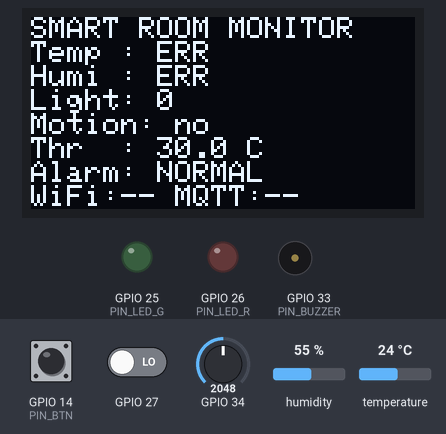
Simulated run of this program. Board: ESP32. On the bench: 128×64 one-colour display, output pins drawn as LEDs (lit = HIGH), buzzer (waves = sounding, pin HIGH). Dashed ring = blinking. The inputs (shaded band) are chosen by the test bench; at power-on: temperature 24 °C, GPIO 14 (PIN_BTN) HIGH, GPIO 27 LOW, GPIO 34 = 2048, humidity 55 %. WiFi joins after 1.5 s; servers stay silent unless stated; EEPROM starts erased; no MQTT or app messages arrive unless stated; what the program prints to the serial monitor is not drawn.

Above: at 1.4 s.
1.5 s: temperature set to 29.7 °C
At 3.0 s:
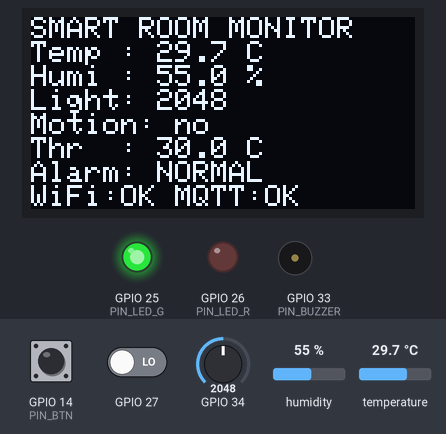
3.7 s: temperature set to 30.7 °C
At 8.1 s:
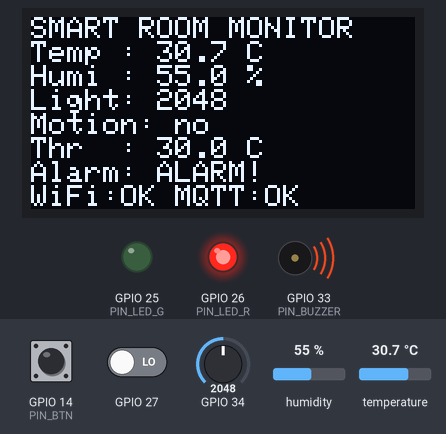
9.7 s: GPIO 14 (PIN_BTN) pulled LOW for 0.15 s
At 12.1 s:
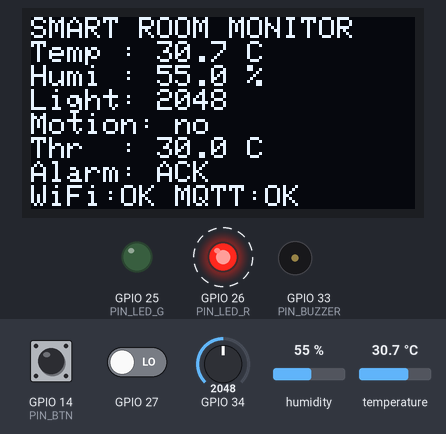
12.7 s: GPIO 27 driven HIGH
At 13.1 s:
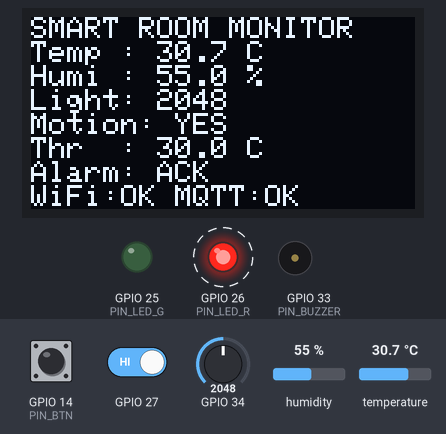
15.2 s: temperature set to 29 °C
At 18.4 s:
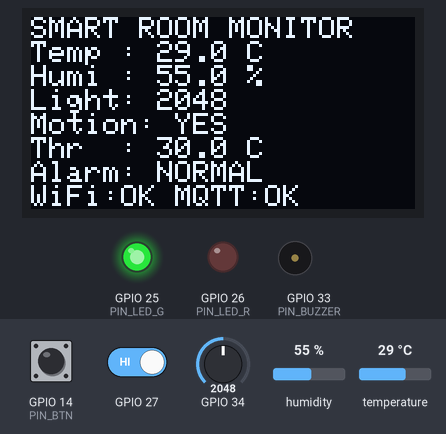
19.2 s: GPIO 27 driven LOW
At 19.5 s:
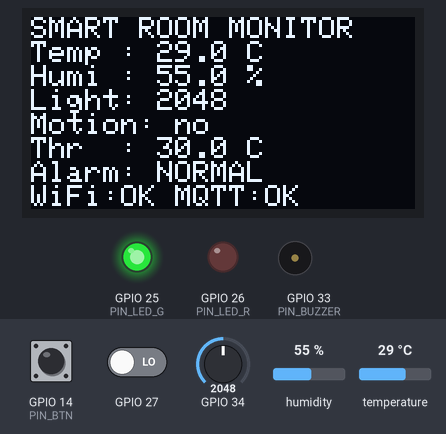
Timing chart, 0 to 21.7 s (numbered marks = the images above; inputs shaded):
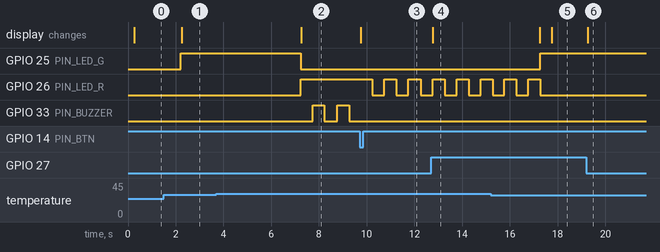

The program:

main.cpp
```cpp
#include <Arduino.h>
#include "alarm.h"
#include "button.h"
#include "config.h"
#include "display.h"
#include "log.h"
#include "net.h"
#include "sensors.h"
#include "state.h"

static const char* TAG = "main";

struct NamedTask {
  const char*  name;
  TaskHandle_t handle;
};
static NamedTask s_tasks[5];

// Task pengawas berprioritas rendah: mencetak sisa stack (high-water mark) dan heap.
// Berguna saat debugging: kalau sisa stack mendekati 0, naikkan STACK_* di config.h.
static void monitorTask(void*) {
  TickType_t lastWake = xTaskGetTickCount();
  for (;;) {
    vTaskDelayUntil(&lastWake, pdMS_TO_TICKS(MONITOR_INTERVAL_MS));
    LOGI(TAG, "heap free=%u min=%u", (unsigned)ESP.getFreeHeap(), (unsigned)ESP.getMinFreeHeap());
    for (const NamedTask& t : s_tasks) {
      if (t.handle != nullptr) {
        LOGI(TAG, "stack %-8s free=%u B", t.name, (unsigned)uxTaskGetStackHighWaterMark(t.handle));
      }
    }
  }
}

void setup() {
  Serial.begin(115200);
  delay(200);
  LOGI(TAG, "Smart Room Monitor boot");

  state_init();

  s_tasks[0] = {"button",  button_start()};
  s_tasks[1] = {"alarm",   alarm_start()};
  s_tasks[2] = {"sensors", sensors_start()};
  s_tasks[3] = {"display", display_start()};
  s_tasks[4] = {"net",     net_start()};

  xTaskCreatePinnedToCore(monitorTask, "monitor", STACK_MONITOR, nullptr, PRIO_MONITOR, nullptr, CORE_APP);
}

// Semua kerja dilakukan oleh task; loop() bawaan Arduino tidak dibutuhkan.
void loop() {
  vTaskDelete(nullptr);
}
```

alarm.h
```cpp
#pragma once
#include <Arduino.h>

// Membuat alarm task (state machine + LED + buzzer). Mengembalikan handle task.
TaskHandle_t alarm_start();

// Dipanggil button task saat tombol ACK ditekan (aman dipanggil dari task manapun).
void alarm_ack();
```

button.h
```cpp
#pragma once
#include <Arduino.h>

// Membuat button task (debounce + kirim event ACK ke alarm). Mengembalikan handle task.
TaskHandle_t button_start();
```

display.h
```cpp
#pragma once
#include <Arduino.h>

// Membuat display task (OLED SSD1306). Mengembalikan handle task.
TaskHandle_t display_start();
```

log.h
```cpp
#pragma once
#include <Arduino.h>

// Log ringan: [uptime ms] level tag pesan
#define LOG_(level, tag, fmt, ...) \
     Serial.printf("[%7lu] %c %-6s " fmt "\r\n", millis(), level, tag, ##__VA_ARGS__);

#define LOGI(tag, fmt, ...) LOG_('I', tag, fmt, ##__VA_ARGS__)
#define LOGW(tag, fmt, ...) LOG_('W', tag, fmt, ##__VA_ARGS__)
#define LOGE(tag, fmt, ...) LOG_('E', tag, fmt, ##__VA_ARGS__)
```

net.h
```cpp
#pragma once
#include <Arduino.h>

// Membuat net task (Wi-Fi + MQTT: telemetry, command, status/LWT). Mengembalikan handle task.
TaskHandle_t net_start();
```

secrets.h
```cpp
#pragma once

// Wokwi: SSID "Wokwi-GUEST", password kosong "".
#define WIFI_SSID   "Wokwi-GUEST"
#define WIFI_PASS   ""

// Broker publik untuk pengujian (port 1883, tanpa TLS).
#define MQTT_HOST   "broker.hivemq.com"
#define MQTT_PORT   1883

// Harus UNIK agar topik tidak bertabrakan dengan pengguna broker publik lain.
// Contoh: "room-rizqi-7f3a"
#define DEVICE_ID   "room-rizqi-1234"
```

sensors.h
```cpp
#pragma once
#include <Arduino.h>

// Membuat sensor task (DHT22, LDR, PIR). Mengembalikan handle task.
TaskHandle_t sensors_start();
```

state.h
```cpp
#pragma once
#include <Arduino.h>

// State bersama antar task. Semua akses lewat fungsi di bawah (dilindungi mutex),
// task tidak pernah menyentuh variabel global modul lain secara langsung.

enum class AlarmState : uint8_t { NORMAL, ALARM, ACKED };

struct SensorSnapshot {
  float    tempC        = NAN;
  float    humidity     = NAN;
  int      lightRaw     = 0;
  bool     motionNow    = false;  // kondisi PIR terkini (untuk OLED)
  bool     motionWindow = false;  // ada gerakan sejak sampel 5 s sebelumnya (untuk telemetri)
  bool     dhtOk        = false;  // false sebelum bacaan pertama & setelah DHT_FAIL_LIMIT gagal beruntun
  uint8_t  failCount    = 0;
  uint32_t seq          = 0;      // naik 1 setiap siklus sampling 5 s
};

struct NetStatus {
  bool wifi = false;
  bool mqtt = false;
};

void  state_init();   // buat mutex + muat ambang dari NVS

void           state_setSensors(const SensorSnapshot& s);
SensorSnapshot state_getSensors();

float state_getThreshold();
bool  state_setThreshold(float v);   // false jika di luar rentang; menyimpan ke NVS bila berubah

void       state_setAlarm(AlarmState a);
AlarmState state_getAlarm();

void      state_setNet(bool wifi, bool mqtt);
NetStatus state_getNet();
```

alarm.cpp
```cpp
#include "alarm.h"
#include "config.h"
#include "log.h"
#include "state.h"

static const char* TAG = "alarm";

static TaskHandle_t s_task = nullptr;

void alarm_ack() {
  if (s_task != nullptr) {
    xTaskNotifyGive(s_task);   // membangunkan alarm task segera, tanpa menunggu tick berikutnya
  }
}

static const char* name(AlarmState a) {
  switch (a) {
    case AlarmState::NORMAL: return "NORMAL";
    case AlarmState::ALARM:  return "ALARM";
    default:                 return "ACKED";
  }
}

// State machine:
//   NORMAL --(T > thr)-------------------> ALARM
//   ALARM  --(tombol ACK)----------------> ACKED
//   ALARM/ACKED --(T <= thr - histeresis)-> NORMAL   (re-arm: naik lagi melewati ambang -> ALARM)
// Jika DHT22 fault: state ditahan (tidak memicu alarm baru, tidak membatalkan alarm yang aktif).
static AlarmState step(AlarmState st, const SensorSnapshot& s, float thr, bool ackPressed) {
  const bool valid = s.dhtOk;
  const bool cooled = valid && (s.tempC <= thr - ALARM_HYSTERESIS_C);

  switch (st) {
    case AlarmState::NORMAL:
      if (valid && s.tempC > thr) return AlarmState::ALARM;
      break;
    case AlarmState::ALARM:
      if (ackPressed) return AlarmState::ACKED;
      if (cooled)     return AlarmState::NORMAL;
      break;
    case AlarmState::ACKED:
      if (cooled)     return AlarmState::NORMAL;
      break;
  }
  return st;
}

static void alarmTask(void*) {
  uint32_t phase = 0;   // dihitung per tick, dipakai untuk pola kedip/beep
  AlarmState st = AlarmState::NORMAL;

  for (;;) {
    // Tunggu notifikasi ACK, atau timeout = periode tick (jadi sekaligus pewaktu).
    bool ack = ulTaskNotifyTake(pdTRUE, pdMS_TO_TICKS(ALARM_TICK_MS)) > 0;
    phase++;

    SensorSnapshot s = state_getSensors();
    float thr = state_getThreshold();

    AlarmState next = step(st, s, thr, ack);
    if (next != st) {
      LOGI(TAG, "%s -> %s (T=%.1f thr=%.1f)", name(st), name(next), s.tempC, thr);
      st = next;
      state_setAlarm(st);
    }

    const bool blink = (phase / 5) % 2;   // 5 tick x 100 ms = 500 ms on/off

    bool green = false, red = false, buzzer = false;
    switch (st) {
      case AlarmState::NORMAL:
        green = s.dhtOk;               // hijau hanya jika sensor suhu sesuai
        break;
      case AlarmState::ALARM:
        red = true;
        buzzer = blink;                // beep 1 Hz agar tidak membisingkan -> Adjustable
        break;
      case AlarmState::ACKED:
        red = ACKED_RED_BLINK ? blink : false;
        break;
    }

    digitalWrite(PIN_LED_G, green);
    digitalWrite(PIN_LED_R, red);
    digitalWrite(PIN_BUZZER, buzzer);
  }
}

TaskHandle_t alarm_start() {
  pinMode(PIN_LED_G, OUTPUT);
  pinMode(PIN_LED_R, OUTPUT);
  pinMode(PIN_BUZZER, OUTPUT);
  digitalWrite(PIN_LED_G, LOW);
  digitalWrite(PIN_LED_R, LOW);
  digitalWrite(PIN_BUZZER, LOW);

  xTaskCreatePinnedToCore(alarmTask, "alarm", STACK_ALARM, nullptr, PRIO_ALARM, &s_task, CORE_APP);
  return s_task;
}
```

button.cpp
```cpp
#include "button.h"
#include "alarm.h"
#include "config.h"
#include "log.h"

static const char* TAG = "button";

// Debounce dengan penghitung: level baru harus stabil BTN_DEBOUNCE_N polling berturut-turut
// sebelum diterima. Event hanya pada tepi turun (HIGH -> LOW), tahan tombol tidak mengulang.
static void buttonTask(void*) {
  bool    stable = HIGH;      // Pullup
  uint8_t count  = 0;
  TickType_t lastWake = xTaskGetTickCount();

  for (;;) {
    vTaskDelayUntil(&lastWake, pdMS_TO_TICKS(BTN_POLL_MS));

    bool raw = digitalRead(PIN_BTN);
    if (raw == stable) {
      count = 0;
      continue;
    }
    if (++count >= BTN_DEBOUNCE_N) {
      stable = raw;
      count = 0;
      if (stable == LOW) {
        LOGI(TAG, "ACK pressed");
        alarm_ack();
      }
    }
  }
}

TaskHandle_t button_start() {
  pinMode(PIN_BTN, INPUT_PULLUP);
  TaskHandle_t h = nullptr;
  xTaskCreatePinnedToCore(buttonTask, "button", STACK_BUTTON, nullptr, PRIO_BUTTON, &h, CORE_APP);
  return h;
}
```

display.cpp
```cpp
#include "display.h"
#include <Wire.h>
#include <Adafruit_GFX.h>
#include <Adafruit_SSD1306.h>
#include "config.h"
#include "log.h"
#include "state.h"

static const char* TAG = "display";

static Adafruit_SSD1306 s_oled(128, 64, &Wire, -1);

static void line(uint8_t row, const char* text) {
  s_oled.setCursor(0, row * 8);
  s_oled.print(text);
}

static void render() {
  SensorSnapshot s = state_getSensors();
  float      thr   = state_getThreshold();
  AlarmState a     = state_getAlarm();
  NetStatus  n     = state_getNet();

  char buf[24];
  s_oled.clearDisplay();

  line(0, "SMART ROOM MONITOR");

  if (s.dhtOk) {
    snprintf(buf, sizeof buf, "Temp : %.1f C", s.tempC);
    line(1, buf);
    snprintf(buf, sizeof buf, "Humi : %.1f %%", s.humidity);
    line(2, buf);
  } else {
    line(1, "Temp : ERR");
    line(2, "Humi : ERR");
  }

  snprintf(buf, sizeof buf, "Light: %d", s.lightRaw);
  line(3, buf);
  snprintf(buf, sizeof buf, "Motion: %s", s.motionNow ? "YES" : "no");
  line(4, buf);
  snprintf(buf, sizeof buf, "Thr  : %.1f C", thr);
  line(5, buf);

  const char* as = (a == AlarmState::ALARM) ? "ALARM!" : (a == AlarmState::ACKED) ? "ACK" : "NORMAL";
  snprintf(buf, sizeof buf, "Alarm: %s", as);
  line(6, buf);

  snprintf(buf, sizeof buf, "WiFi:%s MQTT:%s", n.wifi ? "OK" : "--", n.mqtt ? "OK" : "--");
  line(7, buf);

  s_oled.display();
}

static void displayTask(void*) {
  // Mekanisme cek OLED
  while (!s_oled.begin(SSD1306_SWITCHCAPVCC, OLED_ADDR)) {
    LOGE(TAG, "SSD1306 not found at 0x%02X, retry in 5 s", OLED_ADDR);
    vTaskDelay(pdMS_TO_TICKS(5000));
  }
  LOGI(TAG, "SSD1306 ready");
  s_oled.setTextSize(1);
  s_oled.setTextColor(SSD1306_WHITE);

  TickType_t lastWake = xTaskGetTickCount();
  for (;;) {
    render();
    vTaskDelayUntil(&lastWake, pdMS_TO_TICKS(DISPLAY_TICK_MS));
  }
}

TaskHandle_t display_start() {
  Wire.begin(PIN_SDA, PIN_SCL);
  TaskHandle_t h = nullptr;
  xTaskCreatePinnedToCore(displayTask, "display", STACK_DISPLAY, nullptr, PRIO_DISPLAY, &h, CORE_APP);
  return h;
}
```

net.cpp
```cpp
#include "net.h"
#include <ArduinoJson.h>
#include <PubSubClient.h>
#include <WiFi.h>
#include <esp_timer.h>
#include "config.h"
#include "log.h"
#include "secrets.h"   // WIFI_SSID, WIFI_PASS, MQTT_HOST, MQTT_PORT, DEVICE_ID
#include "state.h"

static const char* TAG = "net";

static WiFiClient   s_wifi;
static PubSubClient s_mqtt(s_wifi);

static char s_topicTelemetry[96];
static char s_topicCommand[96];
static char s_topicStatus[96];
static char s_clientId[48];

static uint32_t s_nextWifiAttempt = 0;
static uint32_t s_wifiBackoff     = WIFI_RETRY_MIN_MS;
static uint32_t s_nextMqttAttempt = 0;
static uint32_t s_mqttBackoff     = MQTT_RETRY_MIN_MS;
static bool     s_wifiWasUp       = false;
static bool     s_mqttWasUp       = false;
static uint32_t s_lastSeq         = 0;
static bool     s_publishNow      = false;

static inline bool due(uint32_t now, uint32_t deadline) {
  return (int32_t)(now - deadline) >= 0;   // aman terhadap overflow millis()
}

// MQTT command
// Payload: {"threshold": 32.5}
static void onMessage(char* topic, byte* payload, unsigned int len) {
  LOGI(TAG, "RX %s (%u bytes)", topic, len);
  if (len == 0 || len > 128) {
    LOGW(TAG, "command ignored: bad length");
    return;
  }

  JsonDocument doc;
  DeserializationError err = deserializeJson(doc, (const char*)payload, len);
  if (err) {
    LOGW(TAG, "command ignored: JSON error %s", err.c_str());
    return;
  }
  if (!doc["threshold"].is<float>()) {
    LOGW(TAG, "command ignored: no numeric \"threshold\"");
    return;
  }

  float v = doc["threshold"].as<float>();
  if (!state_setThreshold(v)) {
    LOGW(TAG, "command ignored: threshold %.1f out of range [%.0f..%.0f]", v,
         THRESHOLD_MIN_C, THRESHOLD_MAX_C);
    return;
  }
  LOGI(TAG, "threshold set to %.1f C", v);
  s_publishNow = true;   // kirim telemetri segera agar server melihat ambang baru
}

// Wi-Fi
static void serviceWifi(uint32_t now) {
  if (WiFi.status() == WL_CONNECTED) {
    if (!s_wifiWasUp) {
      s_wifiWasUp   = true;
      s_wifiBackoff = WIFI_RETRY_MIN_MS;
      LOGI(TAG, "WiFi connected, IP %s", WiFi.localIP().toString().c_str());
    }
    return;
  }

  if (s_wifiWasUp) {
    s_wifiWasUp = false;
    LOGW(TAG, "WiFi lost");
  }

  // Reconnect dengan exponential backoff, tidak memblokir.
  if (due(now, s_nextWifiAttempt)) {
    LOGI(TAG, "WiFi connecting to \"%s\" ...", WIFI_SSID);
    WiFi.begin(WIFI_SSID, WIFI_PASS);
    s_nextWifiAttempt = now + s_wifiBackoff;
    s_wifiBackoff = min<uint32_t>(s_wifiBackoff * 2, WIFI_RETRY_MAX_MS);
  }
}

//  MQTT
static void serviceMqtt(uint32_t now) {
  if (WiFi.status() != WL_CONNECTED) {
    return;
  }

  if (s_mqtt.connected()) {
    if (!s_mqttWasUp) {
      s_mqttWasUp   = true;
      s_mqttBackoff = MQTT_RETRY_MIN_MS;
    }
    return;
  }

  if (s_mqttWasUp) {
    s_mqttWasUp = false;
    LOGW(TAG, "MQTT lost (state %d)", s_mqtt.state());
  }

  if (!due(now, s_nextMqttAttempt)) {
    return;
  }

  LOGI(TAG, "MQTT connecting to %s:%d as %s", MQTT_HOST, MQTT_PORT, s_clientId);
  // Last Will: broker mempublikasikan "offline" (retained) jika perangkat putus tanpa pamit.
  bool ok = s_mqtt.connect(s_clientId, nullptr, nullptr, s_topicStatus, 1, true, "offline");
  if (ok) {
    s_mqtt.publish(s_topicStatus, "online", true);   // retained
    s_mqtt.subscribe(s_topicCommand);
    s_publishNow = true;                             // laporkan kondisi awal segera
    LOGI(TAG, "MQTT connected, sub %s", s_topicCommand);
  } else {
    s_nextMqttAttempt = now + s_mqttBackoff;
    LOGW(TAG, "MQTT connect failed (state %d), retry in %lu ms", s_mqtt.state(),
         (unsigned long)s_mqttBackoff);
    s_mqttBackoff = min<uint32_t>(s_mqttBackoff * 2, MQTT_RETRY_MAX_MS);
  }
}

// Telemetry
static float round1(float v) {
  return roundf(v * 10.0f) / 10.0f;
}

static void publishTelemetry(const SensorSnapshot& s) {
  JsonDocument doc;
  doc["device_id"] = DEVICE_ID;
  if (s.dhtOk) {
    doc["temp_c"]   = round1(s.tempC);
    doc["humidity"] = round1(s.humidity);
  } else {
    doc["temp_c"]   = nullptr;   // sensor fault: kirim null, bukan angka basi
    doc["humidity"] = nullptr;
  }
  doc["light_raw"]  = s.lightRaw;
  doc["motion"]     = s.motionWindow;
  doc["alarm"]      = (state_getAlarm() == AlarmState::ALARM);
  doc["uptime_s"]   = (uint32_t)(esp_timer_get_time() / 1000000ULL);
  doc["threshold"]  = state_getThreshold();
  doc["sensor_ok"]  = s.dhtOk;

  char buf[256];
  size_t n = serializeJson(doc, buf, sizeof buf);
  if (n == 0 || n >= sizeof buf) {
    LOGE(TAG, "telemetry JSON too large");
    return;
  }
  if (s_mqtt.publish(s_topicTelemetry, buf)) {
    LOGI(TAG, "TX %s", buf);
  } else {
    LOGW(TAG, "telemetry publish failed");
  }
}

//  Task
static void netTask(void*) {
  TickType_t lastWake = xTaskGetTickCount();
  bool lastWifi = false, lastMqtt = false;

  for (;;) {
    vTaskDelayUntil(&lastWake, pdMS_TO_TICKS(NET_TICK_MS));
    const uint32_t now = millis();

    serviceWifi(now);
    serviceMqtt(now);
    if (s_mqtt.connected()) {
      s_mqtt.loop();
    }

    // Bagikan status koneksi ke OLED hanya saat berubah.
    bool wifi = (WiFi.status() == WL_CONNECTED);
    bool mqtt = s_mqtt.connected();
    if (wifi != lastWifi || mqtt != lastMqtt) {
      lastWifi = wifi;
      lastMqtt = mqtt;
      state_setNet(wifi, mqtt);
    }

    // Telemetri dipicu oleh sampel baru dari sensor task (seq berubah) -> tepat 1x per 5 s,
    // tidak pernah mengirim data basi dua kali. Jika MQTT sedang putus, sampel itu dilewati.
    SensorSnapshot s = state_getSensors();
    bool fresh = (s.seq != s_lastSeq);
    if (fresh) {
      s_lastSeq = s.seq;
    }
    if (s_mqtt.connected() && (fresh || s_publishNow) && s.seq != 0) {
      s_publishNow = false;
      publishTelemetry(s);
    }
  }
}

TaskHandle_t net_start() {
  snprintf(s_topicTelemetry, sizeof s_topicTelemetry, "smartroom/%s/telemetry", DEVICE_ID);
  snprintf(s_topicCommand,   sizeof s_topicCommand,   "smartroom/%s/command",   DEVICE_ID);
  snprintf(s_topicStatus,    sizeof s_topicStatus,    "smartroom/%s/status",    DEVICE_ID);
  // Client ID harus unik di broker publik; tambahkan potongan MAC.
  snprintf(s_clientId, sizeof s_clientId, "%s-%04X", DEVICE_ID, (uint16_t)(ESP.getEfuseMac() >> 32));

  WiFi.persistent(false);
  WiFi.mode(WIFI_STA);
  WiFi.setAutoReconnect(true);

  s_mqtt.setServer(MQTT_HOST, MQTT_PORT);
  s_mqtt.setCallback(onMessage);
  s_mqtt.setBufferSize(512);
  s_mqtt.setKeepAlive(MQTT_KEEPALIVE_S);
  s_mqtt.setSocketTimeout(MQTT_SOCKET_TIMEOUT_S);

  TaskHandle_t h = nullptr;
  xTaskCreatePinnedToCore(netTask, "net", STACK_NET, nullptr, PRIO_NET, &h, CORE_NET);
  return h;
}
```

Source omitted: sensors.cpp (2740 bytes), state.cpp (1916 bytes), config.h (2611 bytes)

Measured:
- the behaviour switches between 30 and 30.1 °C on temperature (found by bisection; images 1 and 2)
- the behaviour switches between 29.6 and 29.5 °C on temperature (found by bisection; images 4 and 5)
- after the input at 1.5 s, the display: changes after 0.76 s (image 1)
- after the input at 3.7 s, GPIO 25 (PIN_LED_G): HIGH → LOW after 3.5 s; GPIO 26 (PIN_LED_R): LOW → HIGH after 3.5 s; GPIO 33 (PIN_BUZZER): alternates HIGH for 0.50 s and LOW for 0.53 s, starting after 4.0 s; the display: changes after 3.6 s (image 2)
- after the input at 9.7 s, GPIO 26 (PIN_LED_R): alternates HIGH for 0.51 s and LOW for 0.50 s, starting after 0.53 s; GPIO 33 (PIN_BUZZER): stops changing and stays LOW; the display: changes after 0.06 s (image 3)
- after the input at 12.7 s, the display: changes after 0.06 s (image 4)
- after the input at 15.2 s, GPIO 25 (PIN_LED_G): LOW → HIGH after 2.1 s; GPIO 26 (PIN_LED_R): goes on until 17.3 s, then stays LOW; the display: first changes after 2.1 s (image 5 shows a later state)
- after the input at 19.2 s, the display: changes after 0.06 s (image 6)
